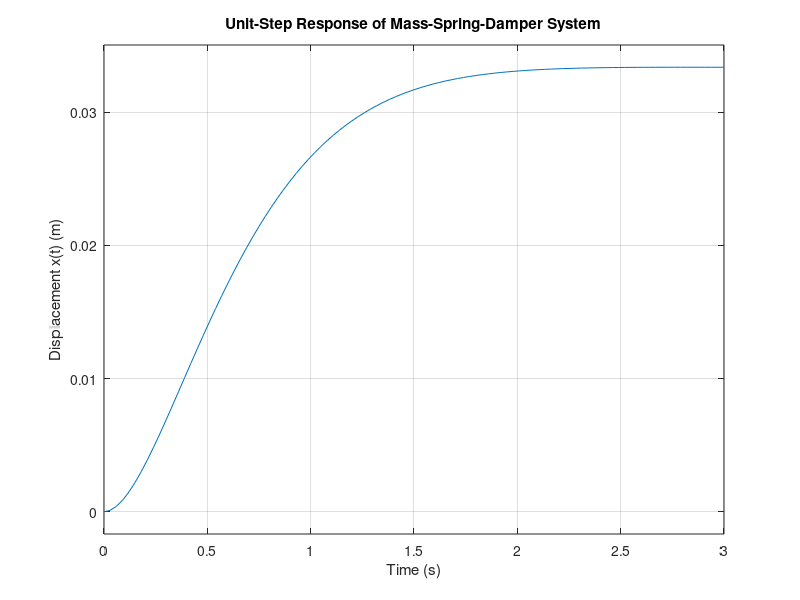

This chart was generated by the following MATLAB code: (Note: this script raises an error after producing the figure.)
%% QUESTION 2: Unit-Step Response of a Mass-Spring-Damper System

clc;
clear;
close all;

%% System parameters
m = 4;          % Mass (kg)
c = 20;         % Damping coefficient (N.s/m)
k = 30;         % Spring stiffness (N/m)

%% Transfer function
% G(s) = X(s)/F(s) = 1/(m*s^2 + c*s + k)

num = 1;
den = [m c k];

G = tf(num, den);

%% Display transfer function
disp('Transfer Function G(s) = X(s)/F(s):');
G

%% Unit-step response
figure;
step(G);
grid on;

title('Unit-Step Response of Mass-Spring-Damper System');
xlabel('Time (s)');
ylabel('Displacement x(t) (m)');

%% Step response information
info = stepinfo(G);

disp('Step Response Information:');
disp(info);

%% Poles of the system
poles = pole(G);

disp('System Poles:');
disp(poles);

%% Damping ratio and natural frequency
wn = sqrt(k/m);                 % Natural frequency
zeta = c/(2*sqrt(m*k));         % Damping ratio
wd = wn*sqrt(1-zeta^2);         % Damped natural frequency

fprintf('Natural frequency, wn = %.4f rad/s\n', wn);
fprintf('Damping ratio, zeta = %.4f\n', zeta);
fprintf('Damped natural frequency, wd = %.4f rad/s\n', wd);

%% Analytical unit-step response
t = 0:0.01:5;

x = (1/k) * (1 - exp(-zeta*wn*t) .* ...
    (cos(wd*t) + (zeta*wn/wd)*sin(wd*t)));

%% Plot analytical response
figure;
plot(t, x, 'LineWidth', 1.5);
grid on;

title('Analytical Unit-Step Response');
xlabel('Time (s)');
ylabel('Displacement x(t) (m)');
